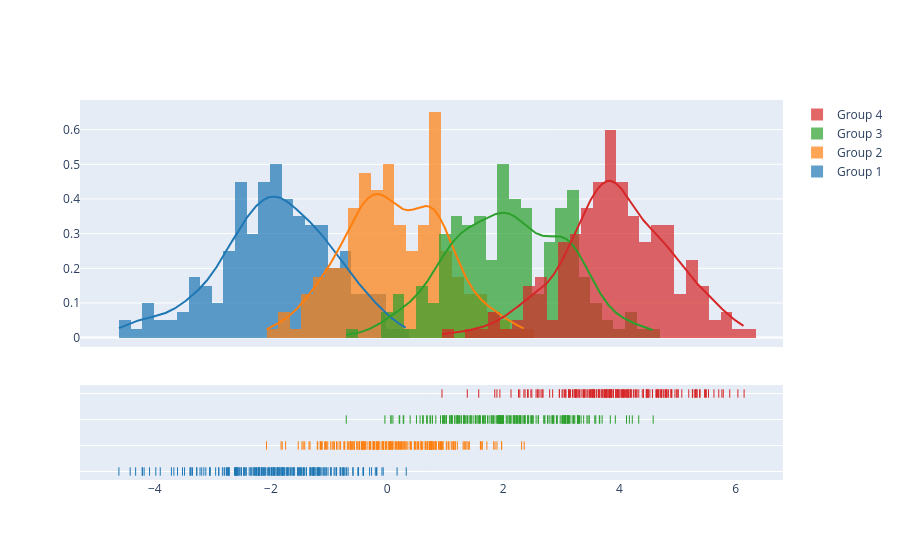

The notebook cell saved with this chart:
### Code cell
import plotly.figure_factory as ff

# Add histogram data
x1 = np.random.randn(200) - 2
x2 = np.random.randn(200)
x3 = np.random.randn(200) + 2
x4 = np.random.randn(200) + 4

# Group data together
hist_data = [x1, x2, x3, x4]

group_labels = ['Group 1', 'Group 2', 'Group 3', 'Group 4']

# Create distplot with custom bin_size
fig = ff.create_distplot(hist_data, group_labels, bin_size=.2)
fig.show()

### Figure 1 — Plotly figure (JSON) as saved in the notebook; plotly's stock layout.template omitted (floating-point values rounded to 4 significant figures; data arrays with more than 128 entries replaced by an {"elided": "..."} marker saying what was removed)
{"data": [{"autobinx": false, "histnorm": "probability density", "legendgroup": "Group 1", "marker": {"color": "rgb(31, 119, 180)"}, "name": "Group 1", "opacity": 0.7, "type": "histogram", "x": {"elided": "200 float values"}, "xaxis": "x", "xbins": {"end": 0.3297, "size": 0.2, "start": -4.617}, "yaxis": "y"}, {"autobinx": false, "histnorm": "probability density", "legendgroup": "Group 2", "marker": {"color": "rgb(255, 127, 14)"}, "name": "Group 2", "opacity": 0.7, "type": "histogram", "x": {"elided": "200 float values"}, "xaxis": "x", "xbins": {"end": 2.36, "size": 0.2, "start": -2.076}, "yaxis": "y"}, {"autobinx": false, "histnorm": "probability density", "legendgroup": "Group 3", "marker": {"color": "rgb(44, 160, 44)"}, "name": "Group 3", "opacity": 0.7, "type": "histogram", "x": {"elided": "200 float values"}, "xaxis": "x", "xbins": {"end": 4.581, "size": 0.2, "start": -0.7029}, "yaxis": "y"}, {"autobinx": false, "histnorm": "probability density", "legendgroup": "Group 4", "marker": {"color": "rgb(214, 39, 40)"}, "name": "Group 4", "opacity": 0.7, "type": "histogram", "x": {"elided": "200 float values"}, "xaxis": "x", "xbins": {"end": 6.146, "size": 0.2, "start": 0.9449}, "yaxis": "y"}, {"legendgroup": "Group 1", "marker": {"color": "rgb(31, 119, 180)"}, "mode": "lines", "name": "Group 1", "showlegend": false, "type": "scatter", "x": {"elided": "500 float values"}, "xaxis": "x", "y": {"elided": "500 float values"}, "yaxis": "y"}, {"legendgroup": "Group 2", "marker": {"color": "rgb(255, 127, 14)"}, "mode": "lines", "name": "Group 2", "showlegend": false, "type": "scatter", "x": {"elided": "500 float values"}, "xaxis": "x", "y": {"elided": "500 float values"}, "yaxis": "y"}, {"legendgroup": "Group 3", "marker": {"color": "rgb(44, 160, 44)"}, "mode": "lines", "name": "Group 3", "showlegend": false, "type": "scatter", "x": {"elided": "500 float values"}, "xaxis": "x", "y": {"elided": "500 float values"}, "yaxis": "y"}, {"legendgroup": "Group 4", "marker": {"color": "rgb(214, 39, 40)"}, "mode": "lines", "name": "Group 4", "showlegend": false, "type": "scatter", "x": {"elided": "500 float values"}, "xaxis": "x", "y": {"elided": "500 float values"}, "yaxis": "y"}, {"legendgroup": "Group 1", "marker": {"color": "rgb(31, 119, 180)", "symbol": "line-ns-open"}, "mode": "markers", "name": "Group 1", "showlegend": false, "type": "scatter", "x": {"elided": "200 float values"}, "xaxis": "x", "y": {"elided": "200 str values"}, "yaxis": "y2"}, {"legendgroup": "Group 2", "marker": {"color": "rgb(255, 127, 14)", "symbol": "line-ns-open"}, "mode": "markers", "name": "Group 2", "showlegend": false, "type": "scatter", "x": {"elided": "200 float values"}, "xaxis": "x", "y": {"elided": "200 str values"}, "yaxis": "y2"}, {"legendgroup": "Group 3", "marker": {"color": "rgb(44, 160, 44)", "symbol": "line-ns-open"}, "mode": "markers", "name": "Group 3", "showlegend": false, "type": "scatter", "x": {"elided": "200 float values"}, "xaxis": "x", "y": {"elided": "200 str values"}, "yaxis": "y2"}, {"legendgroup": "Group 4", "marker": {"color": "rgb(214, 39, 40)", "symbol": "line-ns-open"}, "mode": "markers", "name": "Group 4", "showlegend": false, "type": "scatter", "x": {"elided": "200 float values"}, "xaxis": "x", "y": {"elided": "200 str values"}, "yaxis": "y2"}], "layout": {"barmode": "overlay", "hovermode": "closest", "legend": {"traceorder": "reversed"}, "xaxis": {"anchor": "y2", "domain": [0.0, 1.0], "zeroline": false}, "yaxis": {"anchor": "free", "domain": [0.35, 1], "position": 0.0}, "yaxis2": {"anchor": "x", "domain": [0, 0.25], "dtick": 1, "showticklabels": false}}}
